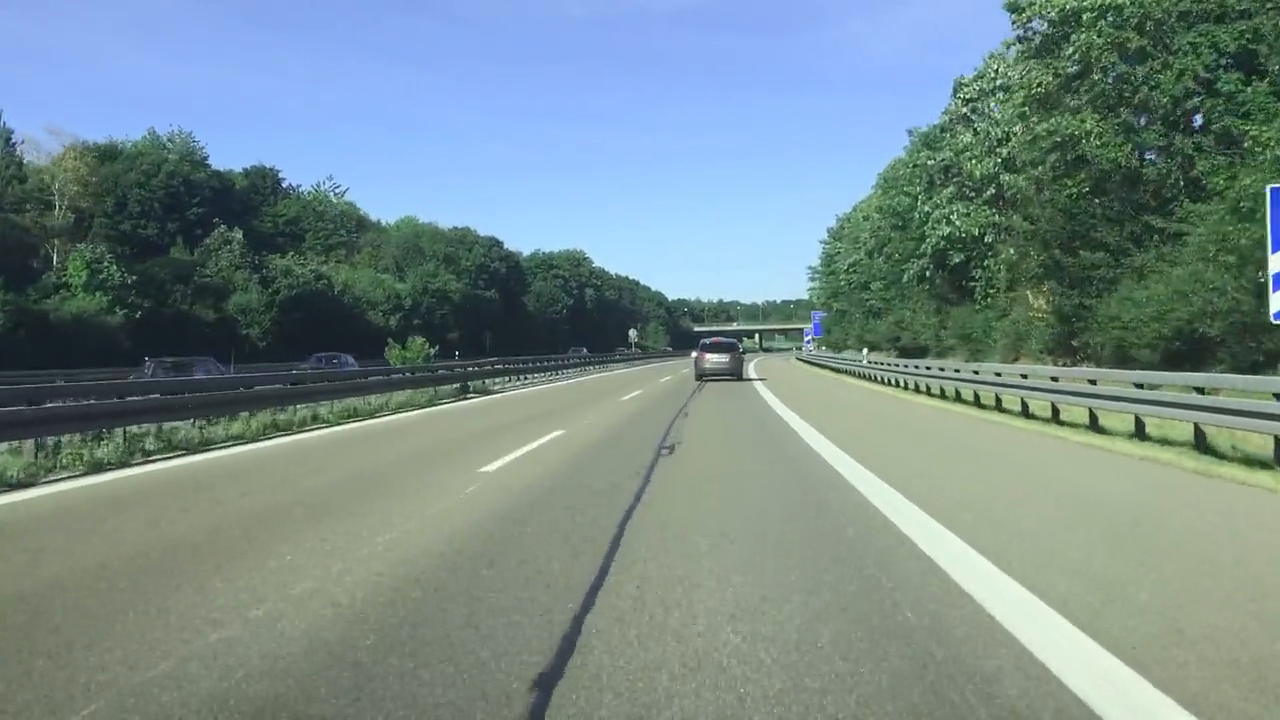
#> input picture frame 77 of vroom4.mp4, 1280 x 720 px, given in place of vroom3.mp4, which was not available
$ python masktesting.py
#> lines starting #> are read from the running program, lines starting #| are printed output that depends on the picture; after the words box and inside, x2 and y2 are one past the last pixel; in counts of white or black regions, pixels touching at a corner belong together; pictures that were not available may be replaced by others from this repository, and a replacement may not be noted
#> further down, frame is the input picture: shape (720, 1280, 3); mean B, G, R 138.6, 139, 118.5
import cv2
import numpy as np

source = cv2.VideoCapture('vroom3.mp4')

def edges(img):
   gray = cv2.cvtColor(img, cv2.COLOR_BGR2GRAY)
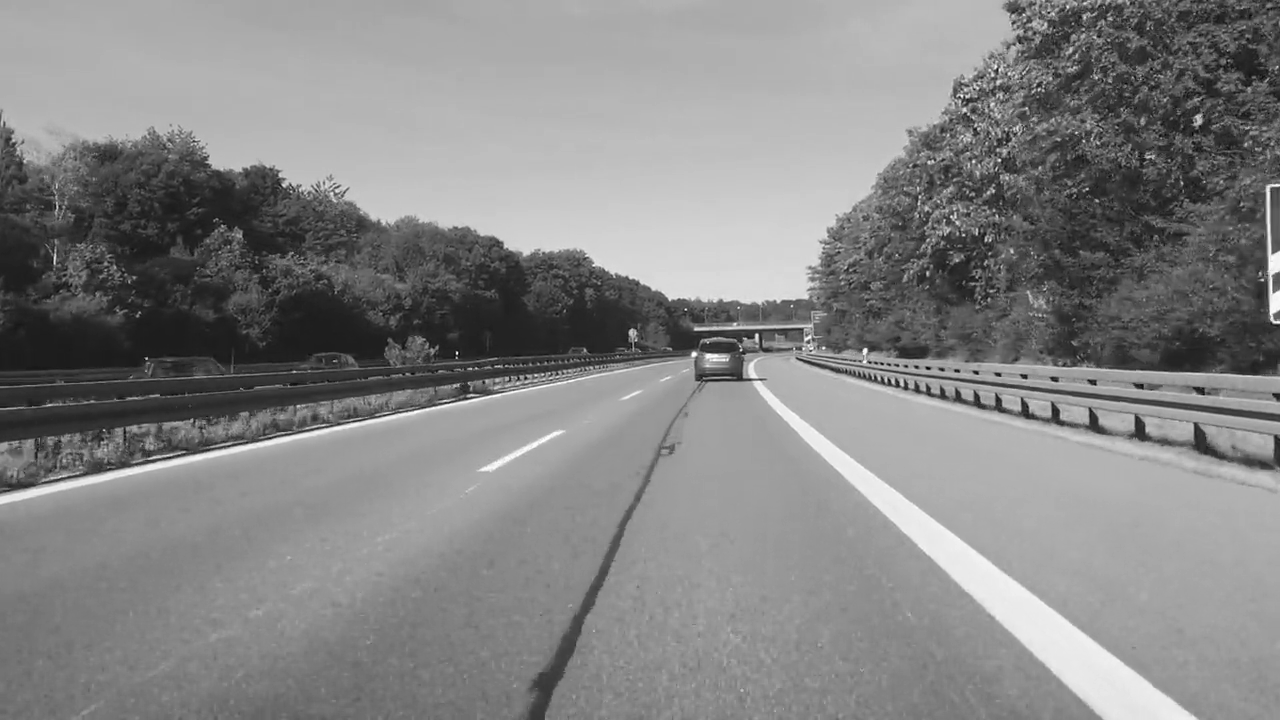
#> gray: shape (720, 1280); min 0, max 255, mean 132.8
   blur = cv2.GaussianBlur(gray, (5, 5), 0)
   edges = cv2.Canny(blur,  50, 150)
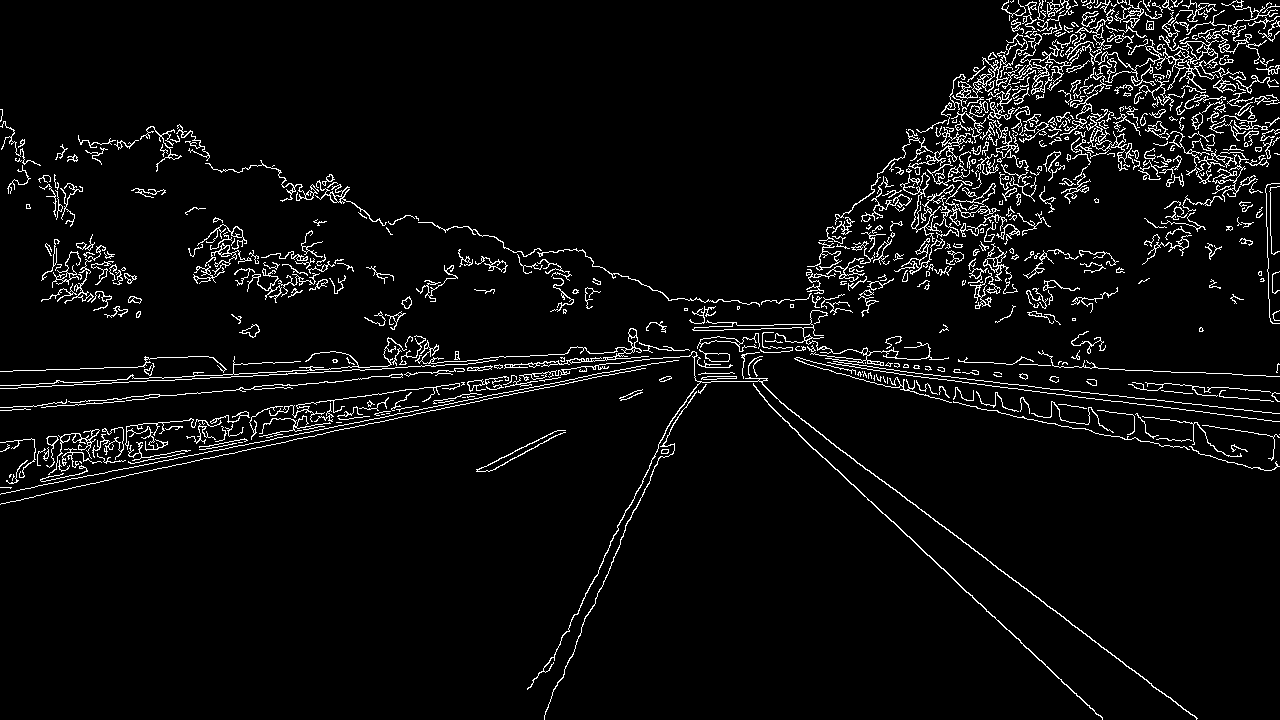
#> edges: shape (720, 1280); 4.8% white in thin lines or dots
   return edges


def crop(img):
    h = img.shape[0]
#> h = 720
    poly = np.array([[(50, h), (2000, h), (800, 250), (650,250)]])
    maskera = np.zeros_like(img)
    cv2.fillPoly(maskera, poly, 255)
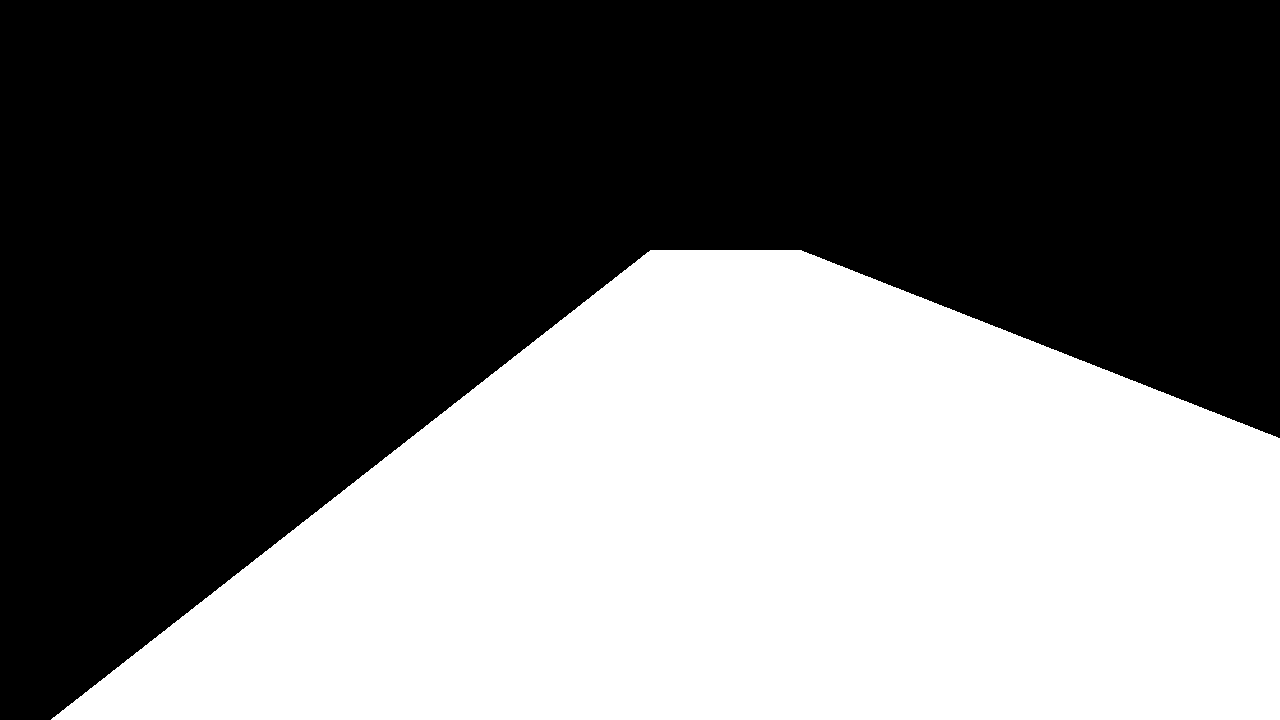
#> maskera: shape (720, 1280); 42.5% white; 1 white region, box (x1, y1, x2, y2) and area: (51, 250, 1280, 720) 391810
    m_img = cv2.bitwise_and(img, maskera)
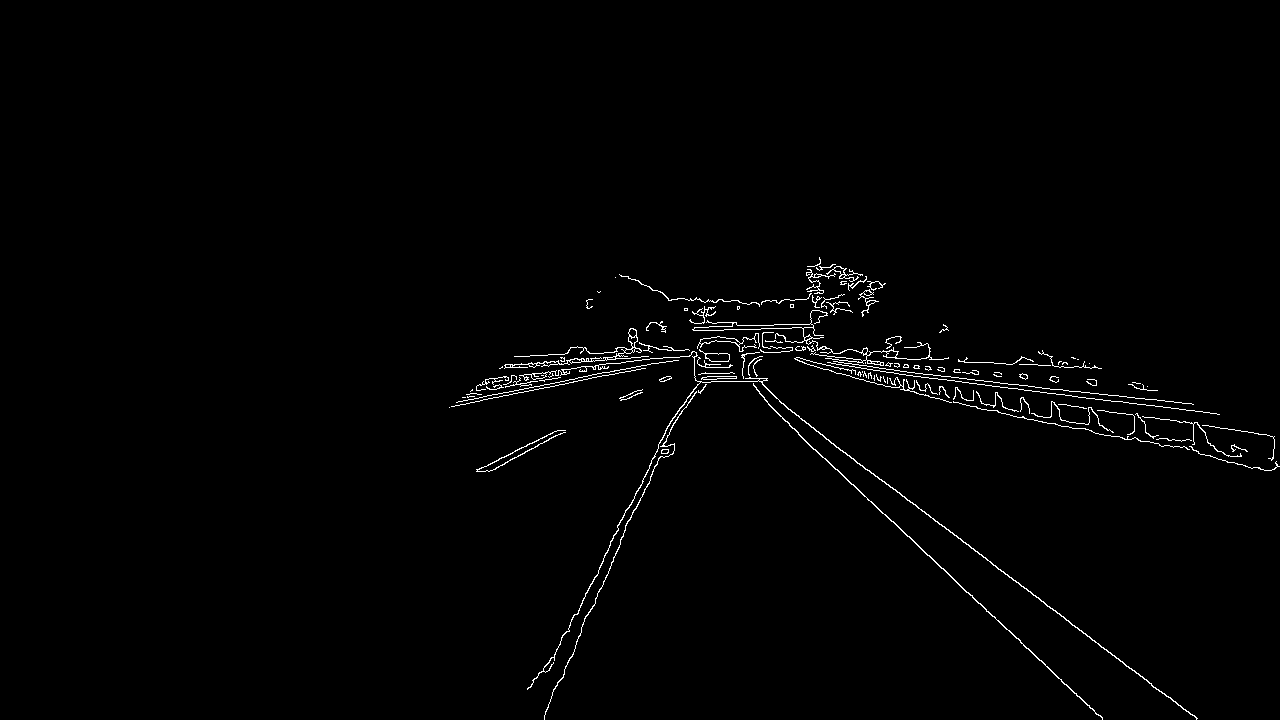
#> m_img: shape (720, 1280); 1.1% white in thin lines or dots, all inside (x1, y1, x2, y2) = (449, 257, 1280, 720)
    return m_img

while True:
   _, frame = source.read()
   can = edges(frame)
   ROI = crop(can)
   cv2.imshow("The end is near", ROI)
   lines = cv2.HoughLinesP(ROI, 2, np.pi/180, 100, np.array([]), minLineLength=40, maxLineGap=5)
#> lines = 35 rows, first 6: [1072, 396, 1114, 401], [933, 375, 1034, 386], [802, 420, 1151, 683], [915, 543, 1102, 718], [899, 374, 1216, 413], [780, 416, 957, 582]
   if cv2.waitKey(1) == ord('q'):
#> (key q is pressed here)
       break

$ run again, starting later in the video
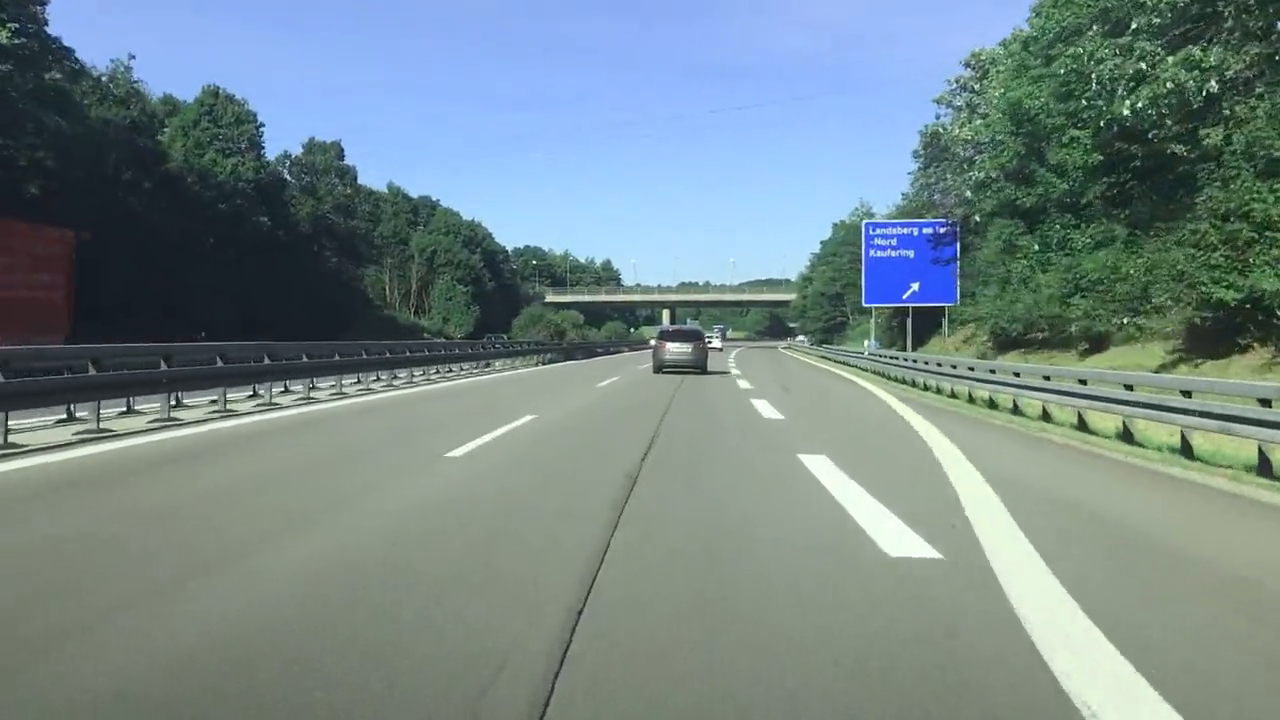
#> input picture frame 350 of vroom4.mp4, 1280 x 720 px, given in place of vroom3.mp4, which was not available
#> frame is the input picture: shape (720, 1280, 3); mean B, G, R 136.8, 135.5, 116.9
#> in edges, `edges = cv2.Canny(blur,  50, 150)`:
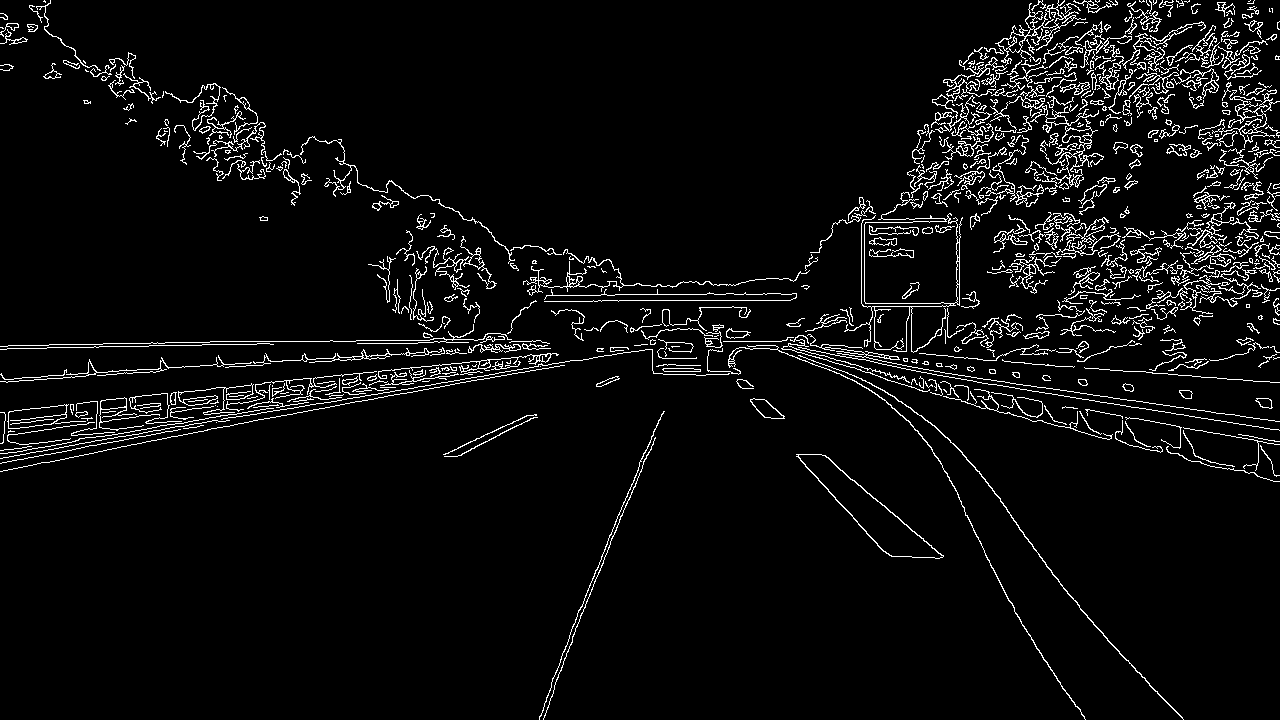
#> edges: shape (720, 1280); 4.9% white in thin lines or dots
#> maskera: shape (720, 1280); 42.5% white; 1 white region, box (x1, y1, x2, y2) and area: (51, 250, 1280, 720) 391810
#> in crop, `m_img = cv2.bitwise_and(img, maskera)`:
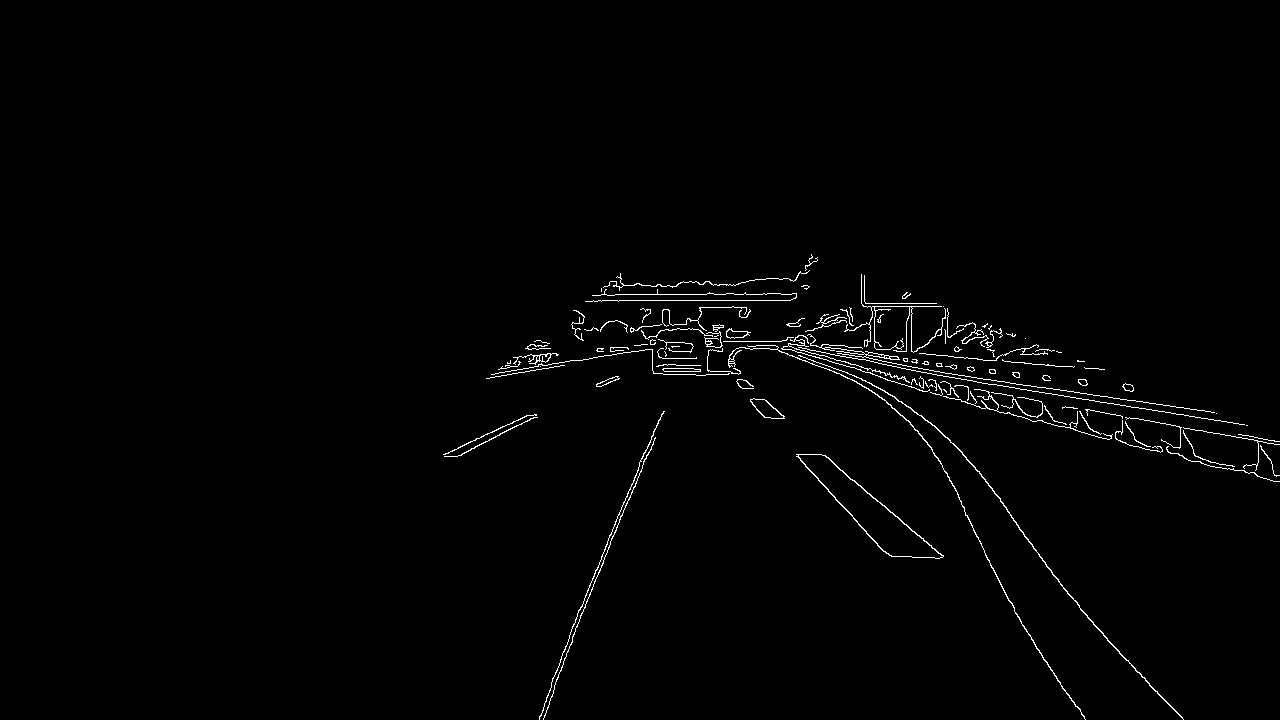
#> m_img: shape (720, 1280); 1.1% white in thin lines or dots, all inside (x1, y1, x2, y2) = (443, 254, 1280, 720)
#> lines = 41 rows, first 6: [937, 375, 1244, 424], [940, 372, 1112, 397], [961, 401, 1006, 413], [580, 609, 631, 484], [815, 357, 860, 369], [859, 366, 905, 379]

$ run again, starting later in the video
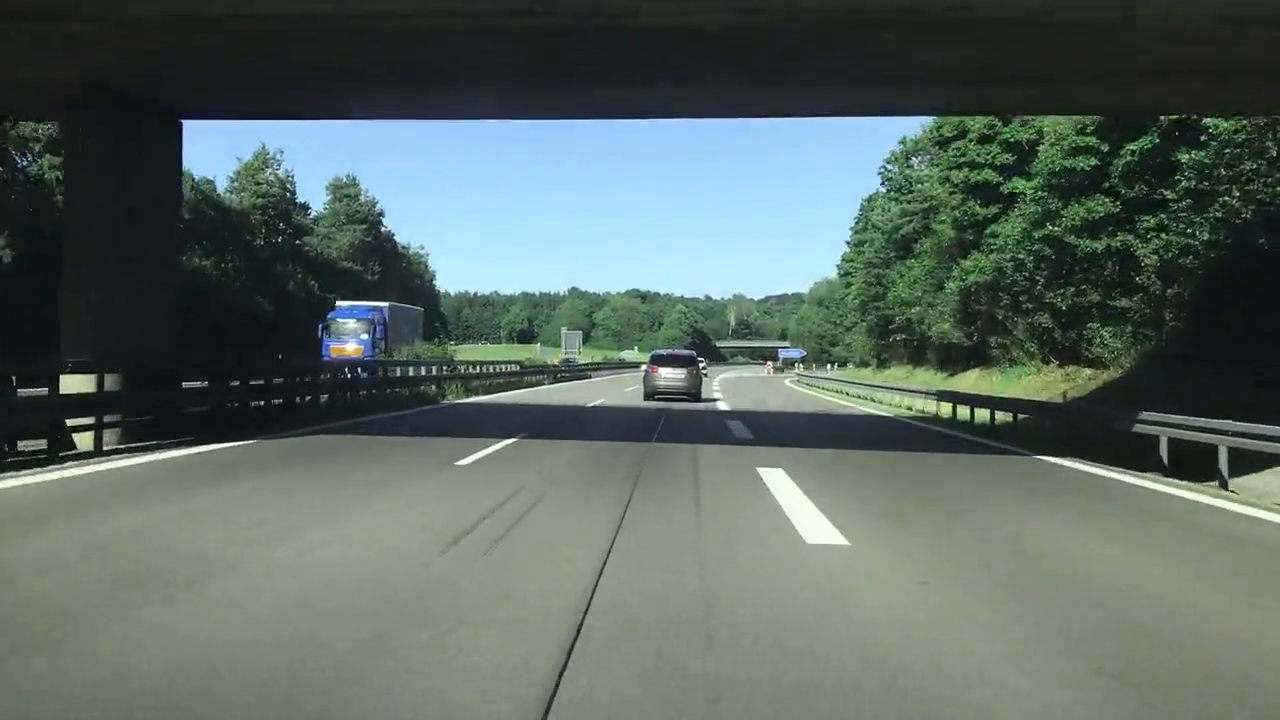
#> input picture frame 622 of vroom4.mp4, 1280 x 720 px, given in place of vroom3.mp4, which was not available
#> frame is the input picture: shape (720, 1280, 3); mean B, G, R 97.5, 103.9, 89.5
#> in edges, `edges = cv2.Canny(blur,  50, 150)`:
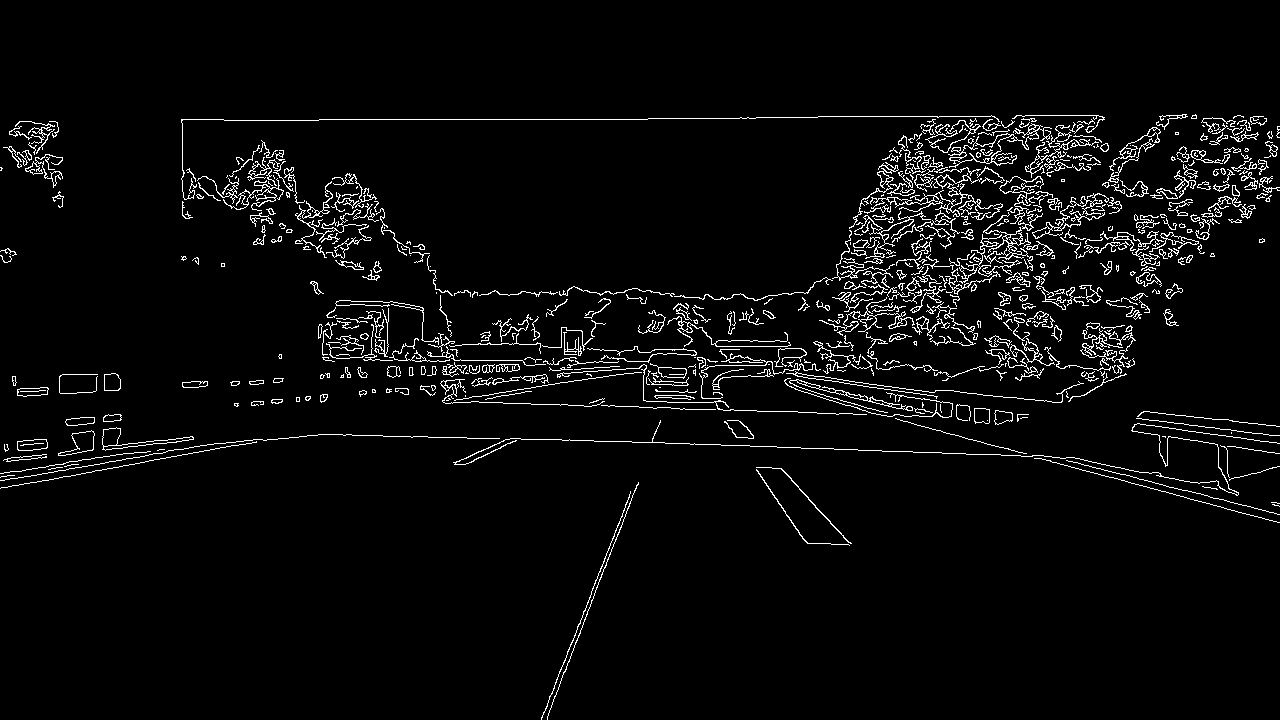
#> edges: shape (720, 1280); 4% white in thin lines or dots, all inside (x1, y1, x2, y2) = (0, 114, 1280, 720)
#> maskera: shape (720, 1280); 42.5% white; 1 white region, box (x1, y1, x2, y2) and area: (51, 250, 1280, 720) 391810
#> in crop, `m_img = cv2.bitwise_and(img, maskera)`:
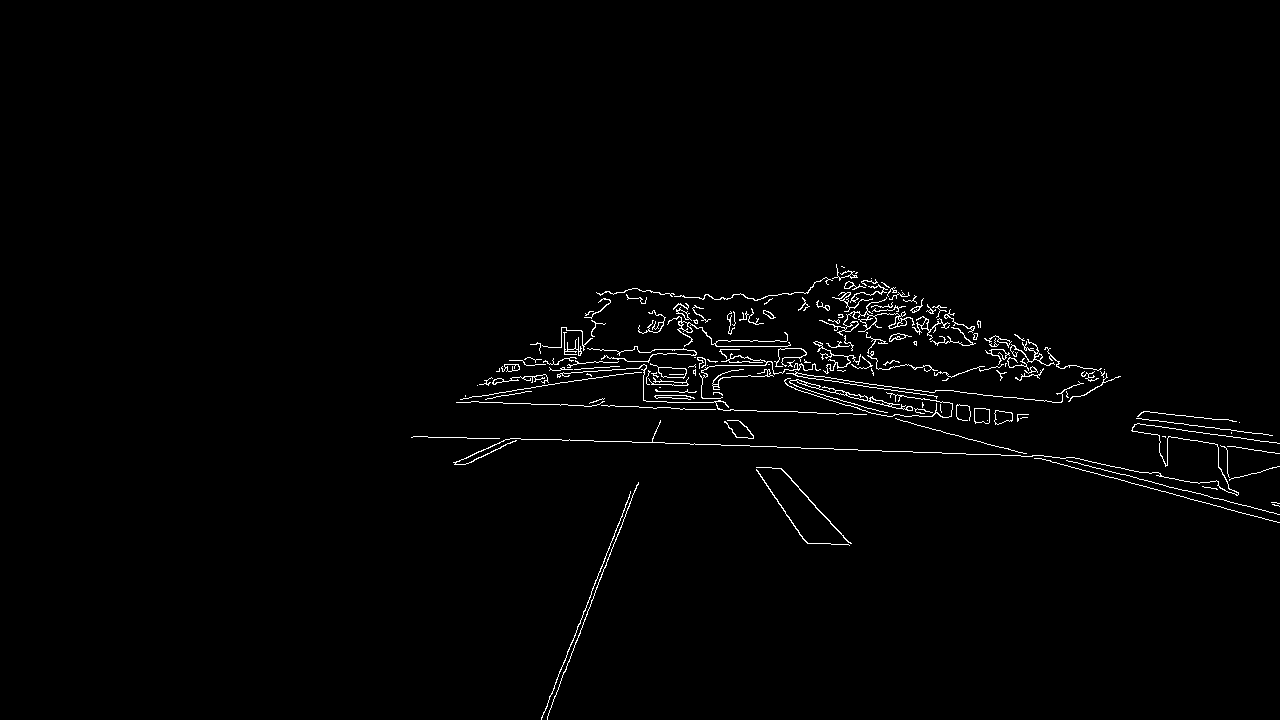
#> m_img: shape (720, 1280); 1.3% white in thin lines or dots, all inside (x1, y1, x2, y2) = (411, 264, 1280, 720)
#> lines = 35 rows, first 6: [764, 411, 866, 414], [834, 449, 1032, 456], [897, 404, 938, 413], [960, 392, 1023, 398], [797, 376, 838, 381], [561, 669, 617, 525]
